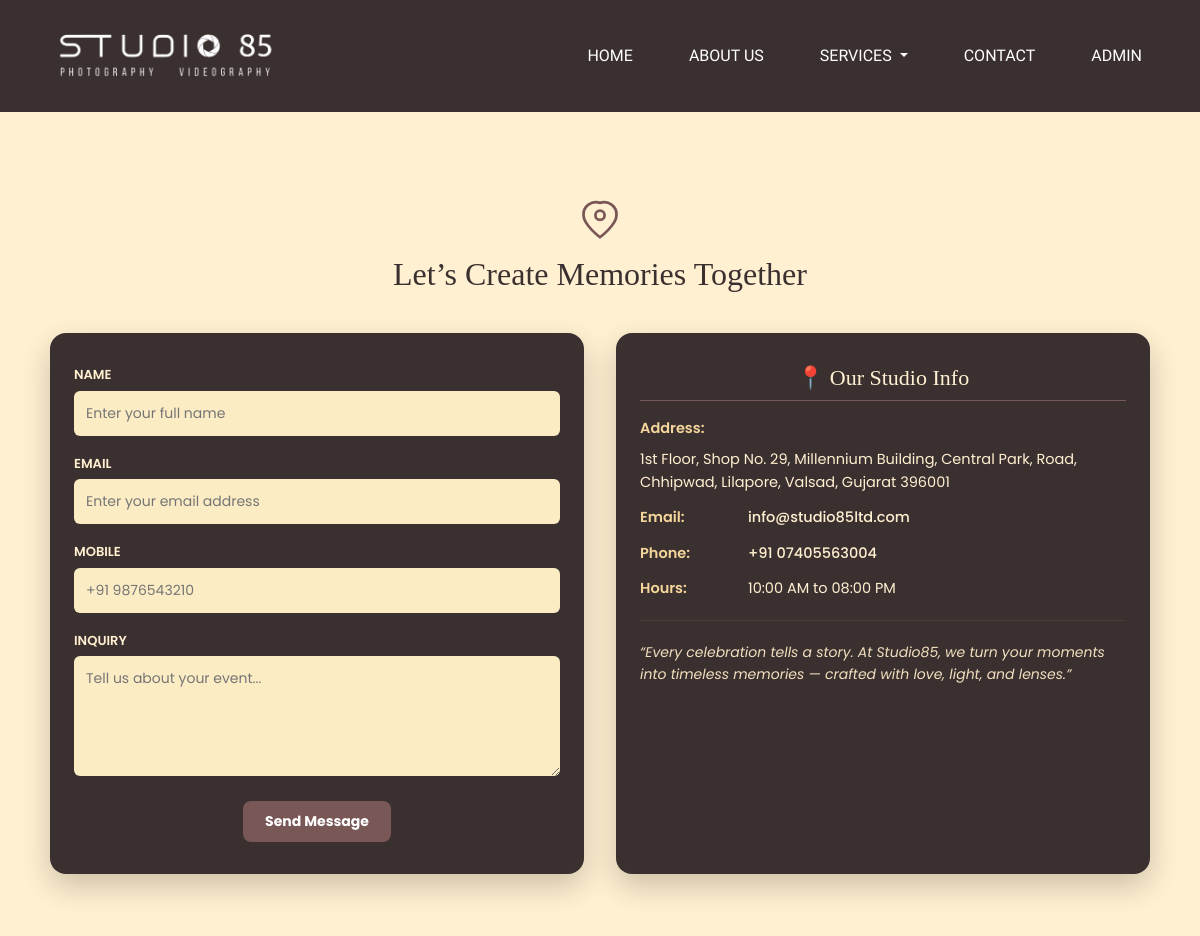
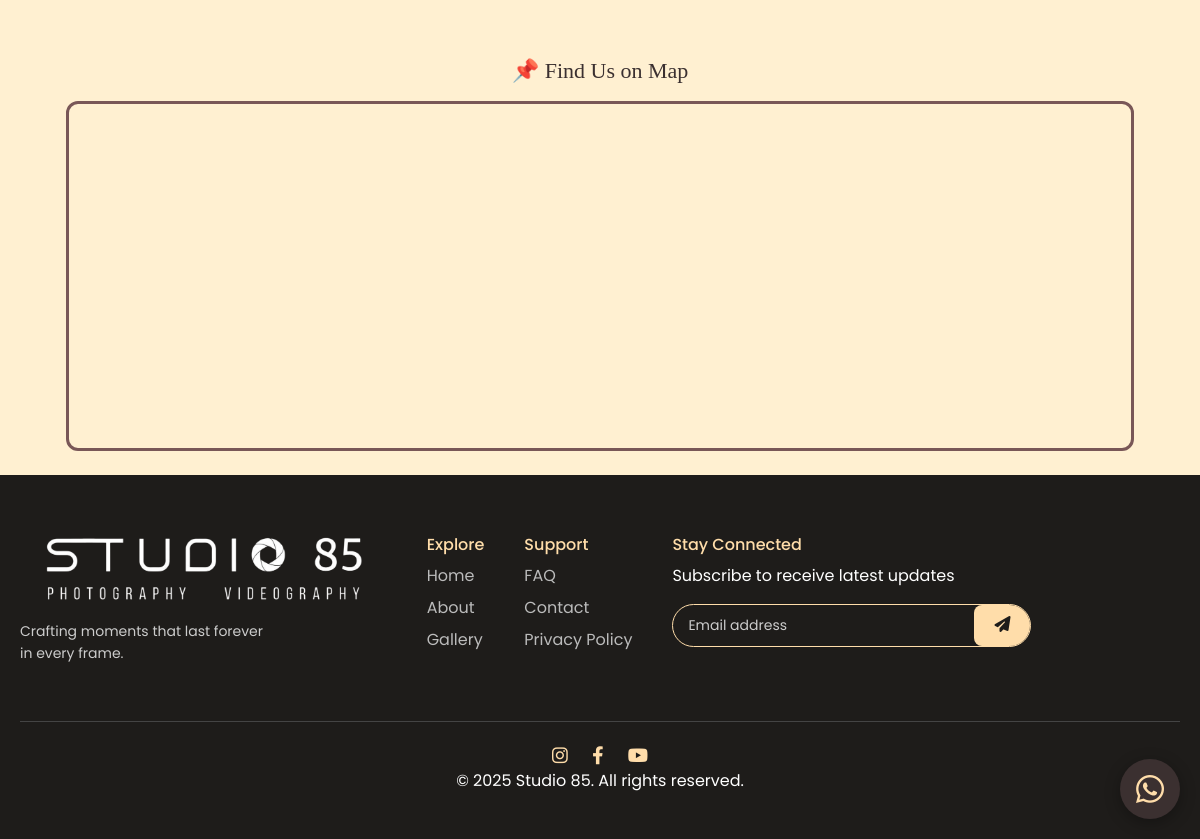
Page /contact/ on the committed database (2 pictures, top to bottom).
### main/models.py (models this page shows, shortened)
class StudioContact(models.Model):
    address = models.CharField(max_length=255)
    email = models.EmailField()
    phone = models.CharField(max_length=20)
    extra_phone = models.CharField(max_length=20, blank=True, null=True)
    hours = models.CharField(max_length=100)

### main/views.py (the view)
# urls.py: path('contact/', views.contact, name='contact'),
def contact(request):
    contact_info = StudioContact.objects.first()  # Fetch contact details
    if request.method == 'POST':
        form = ContactMessageForm(request.POST)
        if form.is_valid():
            form.save()
            return render(request, 'main/contact.html', {
                'form': ContactMessageForm(),
                'success': True,
                'contact_info': contact_info  # Pass to template
            })
    else:
        form = ContactMessageForm()
    return render(request, 'main/contact.html', {
        'form': form,
        'contact_info': contact_info  # Pass to template
    })

### main/forms.py
class ContactMessageForm(forms.ModelForm):
    class Meta:
        model = ContactMessage
        fields = ['name', 'email', 'mobile', 'inquiry']

### main/context_processors.py (called while the page is built)
def services_list(request):
    return {
        'services': Service.objects.all()
    }

### main/templates/main/contact.html (shortened to what this page needs)
{% extends 'main/base.html' %}
{% load static %}
{% block content %}
<section class="contact-section">
  <h2 class="contact-title">Let’s Create Memories Together</h2>
  <div class="contact-wrapper">
    <div class="contact-form">
      <form method="POST">
        <div class="form-group">
          <label>NAME</label>
          <input type="text" name="name" placeholder="Enter your full name" required>
        </div>
        <div class="form-group">
          <label>EMAIL</label>
          <input type="email" name="email" placeholder="Enter your email address" required>
        </div>
        <div class="form-group">
          <label>MOBILE</label>
          <input type="tel" name="mobile" placeholder="+91 9876543210" required pattern="[0-9]{10}" title="Enter a 10-digit mobile number">
        </div>
        <div class="form-group">
          <label>INQUIRY</label>
          <textarea name="inquiry" placeholder="Tell us about your event..." required></textarea>
        </div>
        <button type="submit">Send Message</button>
      </form>
    </div>
    <div class="contact-info">
      <h3>📍 Our Studio Info</h3>
      <p><strong>Address:</strong> {{ contact_info.address }}</p>
      <p><strong>Email:</strong> <a href="mailto:{{ contact_info.email }}">{{ contact_info.email }}</a></p>
      <p><strong>Phone:</strong> <a href="tel:{{ contact_info.phone }}">{{ contact_info.phone }}</a></p>
      <p><strong>Hours:</strong> {{ contact_info.hours }}</p>
      <hr>
      <p>“Every celebration tells a story. At Studio85, we turn your moments into timeless memories — crafted with love, light, and lenses.”</p>
    </div>
  </div>
</section>
<div class="map-section">
  <h3>📌 Find Us on Map</h3>
  <div class="map-container">
    <iframe
      src="https://www.google.com/maps/embed?pb=!1m18!1m12!1m3!1d14936.405944730313!2d72.92541034289846!3d20.624719780417703!2m3!1f0!2f0!3f0!3m2!1i1024!2i768!4f13.1!3m3!1m2!1s0x3be0e9ce0495ed99%3A0x1a007065f9ce4217!2sSTUDIO%2085%20VALSAD%20%2C%20PHOTOGRAPHY%20%26%20VIDEOGRAPHY!5e0!3m2!1sen!2sin!4v1752080225669!5m2!1sen!2sin"
      width="100%" height="100%" style="border:0;" allowfullscreen="" loading="lazy"
>
    </iframe>
  </div>
</div>
{% endblock %}

### main/templates/main/base.html (shortened to what this page needs)
<!DOCTYPE html>
<html lang="en">
{% load static %}
<head>
<link rel="stylesheet" href="https://cdnjs.cloudflare.com/ajax/libs/font-awesome/6.4.0/css/all.min.css">
  <link href="https://cdn.jsdelivr.net/npm/bootstrap@5.3.3/dist/css/bootstrap.min.css" rel="stylesheet">
  <link rel="stylesheet" href="{% static 'main/css/style.css' %}">
<link
  rel="stylesheet"
  href="https://cdn.jsdelivr.net/npm/swiper@11/swiper-bundle.min.css"
/>
</head>
<body>
<nav class="navbar navbar-expand-lg navbar-dark py-3
  {% if request.path == '/' %}
    navbar-transparent
  {% else %}
    navbar-color
  {% endif %}
">
  <div class="container">
    <a class="navbar-brand fs-4 fw-bold text-white" href="#">
      <img class="logo" src="{% static 'main/images/logo.png' %}" alt="">
    </a>
    <div class="collapse navbar-collapse" id="navbarContent">
      <ul class="navbar-nav ms-auto fonts2">
        <li class="nav-item ms-4">
          <a class="nav-link text-white px-3" href="{% url 'home' %}">Home</a>
        </li>
        <li class="nav-item ms-4">
          <a class="nav-link text-white px-3" href="{% url 'about' %}">About Us</a>
        </li>
<li class="nav-item dropdown ms-4">
  <a class="nav-link dropdown-toggle text-white px-3" href="#" id="servicesDropdown"
     role="button" data-bs-toggle="dropdown" aria-expanded="false">
    Services
  </a>
</li>
        <li class="nav-item ms-4">
          <a class="nav-link text-white px-3" href="{% url 'contact' %}">Contact</a>
        </li>
        <li class="nav-item ms-4">
          <a class="nav-link text-white px-3" href="{% url 'admin_login' %}">Admin</a>
        </li>
      </ul>
    </div>
  </div>
</nav>
  <main class=" py-4">
    {% block content %}
    {% endblock %}
  </main>
<footer class="studio-footer">
  <div class="footer-top">
    <div class="footer-logo-section">
      <img src="{% static 'main/images/logo.png' %}" alt="Studio 85"  class="footer-logo">
      <p class="footer-tagline">Crafting moments that last forever in every frame.</p>
    </div>
    <div class="footer-links">
      <div class="footer-column">
        <h5>Explore</h5>
        <ul>
          <li><a href="#">Home</a></li>
          <li><a href="#">About</a></li>
          <li><a href="#">Gallery</a></li>
        </ul>
      </div>
      <div class="footer-column">
        <h5>Support</h5>
        <ul>
          <li><a href="#">FAQ</a></li>
          <li><a href="#">Contact</a></li>
          <li><a href="#">Privacy Policy</a></li>
        </ul>
      </div>
      <div class="footer-column subscribe">
        <h5>Stay Connected</h5>
        <p>Subscribe to receive latest updates</p>
        <form class="subscribe-form">
          <input type="email" placeholder="Email address" required>
          <button type="submit"><i class="fas fa-paper-plane"></i></button>
        </form>
      </div>
    </div>
  </div>
  <div class="footer-bottom">
    <div class="social-icons">
      <a href="#"><i class="fab fa-instagram"></i></a>
      <a href="#"><i class="fab fa-facebook-f"></i></a>
      <a href="#"><i class="fab fa-youtube"></i></a>
    </div>
    <p>&copy; 2025 Studio 85. All rights reserved.</p>
  </div>
</footer>
    <a href="https://wa.me/917405563004?text=Hello%20Studio%2085%2C%20I%20want%20to%20inquire%20about%20your%20photography%20services."
   class="whatsapp-float" target="_blank" title="Chat with us on WhatsApp">
   <i class="fa-brands fa-whatsapp"></i>
</a>
</body>
</html>

### main/static/main/css/style.css (style rules this page uses)
body { margin: 0; font-family: Arial, sans-serif; background-color: #FFF0D1; color: #3B3030; }
.navbar-color { background-color: #3B3030; }
.logo { height: 70px; width: auto; }
.logo { font-size: 1.5rem; font-weight: bold; }
main { padding: 2rem; }
.studio-footer { background-color: #1e1c1a; color: #fff; padding: 60px 20px 30px; font-family: "Poppins", sans-serif; }
.footer-top { display: flex; flex-wrap: wrap; justify-content: space-between; max-width: 1200px; margin: auto; gap: 30px; }
.footer-logo-section { flex: 1 1 300px; }
.footer-logo { height: 70px; margin-bottom: 15px; }
.footer-tagline { font-size: 14px; color: #ccc; max-width: 250px; line-height: 1.6; }
.footer-links { display: flex; gap: 40px; flex: 2 1 600px; flex-wrap: wrap; }
.footer-column h5 { font-size: 16px; color: #FFDDAA; margin-bottom: 10px; }
.footer-column ul { list-style: none; padding: 0; }
.footer-column ul li { margin-bottom: 8px; }
.footer-column ul li a { color: #bbb; text-decoration: none; transition: 0.3s; }
.subscribe-form { display: flex; border: 1px solid #FFDDAA; border-radius: 30px; overflow: hidden; margin-top: 10px; }
.subscribe-form input { border: none; padding: 10px 15px; flex: 1; background-color: transparent; color: white; font-size: 14px; }
.subscribe-form input::placeholder { color: #ccc; }
.subscribe-form button { background-color: #FFDDAA; color: #1e1c1a; border: none; padding: 0 20px; font-size: 16px; cursor: pointer; }
.footer-bottom { border-top: 1px solid #444; margin-top: 40px; padding-top: 20px; text-align: center; }
.social-icons a { margin: 0 10px; color: #FFDDAA; font-size: 18px; transition: 0.3s; }
.fonts2 { font-family: "Lexend Tera", sans-serif; font-optical-sizing: auto; font-weight: 500; text-transform: uppercase; line-height: 1.6; font-style: normal; }
.insta-tile video,img { width: 100%; height: 100%; object-fit: cover; transition: transform 0.3s ease; display: block; }
.whatsapp-float { position: fixed; bottom: 20px; right: 20px; z-index: 9999; background-color: #3B3030; color: #FFDDAA !important; width: 60px; height: 60px; border-radius: 50%; display: flex; align-items: center; justify-content: center; font-size: 32px; box-shadow: 0 4px 16px rgba(0,0,0,0.3); transition: all 0.3s ease; text-decoration: none; color: inherit; }

### rows in the picture
StudioContact: address "1st Floor, Shop No. 29, Millennium Building, Central Park, Road, Chhipwad, Lilapore, Valsad, Gujarat 396001", email "info@studio85ltd.com", phone "+91 07405563004", hours "10:00 AM to 08:00 PM"
